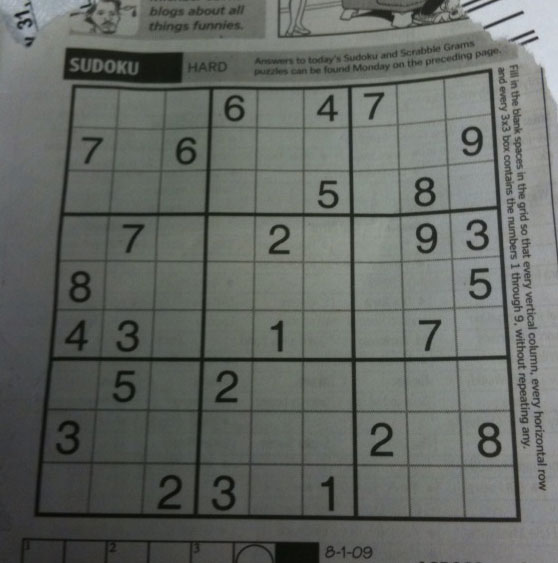
//> input picture mingw-build/opencv-samples/data/sudoku.png, 558 x 563 px
$ ./hough_transform   (built with g++ and OpenCV 4)
//> lines starting //> are read from the running program, lines starting //| are printed output that depends on the picture; after the words box and inside, x2 and y2 are one past the last pixel; in counts of white or black regions, pixels touching at a corner belong together
### algorithms/common/algo_utils.cpp
// algorithms/common/algo_utils.cpp
#include "algo_utils.hpp"
#include "nv21_io.hpp" // shares the logging style

#include <opencv2/highgui.hpp>
#include <opencv2/video.hpp>

#include <sys/stat.h>
#include <sys/types.h>

#ifdef _WIN32
#include <windows.h>
#else
#include <errno.h>
#include <dirent.h>
#endif

#include <algorithm>
#include <chrono>
#include <cstdlib>
#include <cmath>
#include <cstdio>
#include <cstring>
#include <functional>
#include <iostream>
#include <sstream>

namespace algo {

// =========================================================================
// ---- value range --------------------------------------------------------
// =========================================================================

// [407 lines left out: functions toFloat, to8U, normalizeTo01, mse, mae, psnr and 18 more, not called in this run]

// =========================================================================
// ---- visualization ------------------------------------------------------
// =========================================================================

static cv::Mat ensureBGR(const cv::Mat& m) {
    if (m.empty()) return cv::Mat();
    if (m.channels() == 1) {
        cv::Mat b; cv::cvtColor(m, b, cv::COLOR_GRAY2BGR); return b;
    }
    return m;
}

// [30 lines left out: function hstackWithLabels, not called in this run]

cv::Mat gridWithLabels(const std::vector<cv::Mat>& imgs,
                        const std::vector<std::string>& labels,
                        int cols, int labelHeight) {
    CV_Assert(imgs.size() == labels.size() && !imgs.empty());
    std::vector<cv::Mat> convs;
    for (auto& m : imgs) convs.push_back(ensureBGR(m));
    int N = (int)convs.size();
    cols = std::max(1, std::min(cols, N));
    int rows = (N + cols - 1) / cols;
    // unified width per column, unified height per row
    std::vector<int> colW(cols, 0), rowH(rows, 0);
    for (int i = 0; i < N; ++i) {
        int r = i / cols, c = i % cols;
        colW[c] = std::max(colW[c], convs[i].cols);
        rowH[r] = std::max(rowH[r], convs[i].rows);
    }
    int totalW = 0, totalH = 0;
    for (int c = 0; c < cols; ++c) totalW += colW[c];
    for (int r = 0; r < rows; ++r) totalH += (rowH[r] + labelHeight);
    cv::Mat canvas = cv::Mat::zeros(totalH, totalW, CV_8UC3);
    int y = 0;
    for (int r = 0; r < rows; ++r) {
        int x = 0;
        for (int c = 0; c < cols; ++c) {
            int idx = r * cols + c;
            if (idx >= N) break;
            cv::Rect header(x, y, colW[c], labelHeight);
            cv::rectangle(canvas, header, cv::Scalar(55, 55, 55), -1);
            cv::Scalar accent((idx * 97) % 200 + 30, (idx * 197) % 200 + 30, (idx * 311) % 200 + 30);
            cv::rectangle(canvas,
                          cv::Rect(x, y + labelHeight - 3, colW[c], 3), accent, -1);
            cv::putText(canvas, labels[idx],
                        cv::Point(x + 6, y + labelHeight - 8),
                        cv::FONT_HERSHEY_SIMPLEX, 0.5, cv::Scalar(255, 255, 255),
                        1, cv::LINE_AA);
            // place the image at the top-left of the tile (pad the rest with black)
            cv::Rect tile(x, y + labelHeight, convs[idx].cols, convs[idx].rows);
            convs[idx].copyTo(canvas(tile));
            x += colW[c];
        }
        y += (rowH[r] + labelHeight);
    }
    return canvas;
}

// [22 lines left out: function attachHeatmapBelow, not called in this run]

namespace {
// CI-friendly: set ALGO_HEADLESS=1 to skip all imshow/waitKey windows.
// [7 lines left out: function headlessEnabled, not called in this run]
} // namespace

// [177 lines left out: functions imshowFit, log, formatFRIQATable, formatNRIQATable, preprocessForECC, alignECC and 4 more, not called in this run]

static bool makeDirHelper(const std::string& dir) {
    if (dir.empty()) return false;
#ifdef _WIN32
    return CreateDirectoryA(dir.c_str(), nullptr) ||
           GetLastError() == ERROR_ALREADY_EXISTS;
#else
    return mkdir(dir.c_str(), 0755) == 0 || errno == EEXIST;
#endif
}

bool ensureDir(const std::string& dir) {
//> called with dir = "../out/algorithms"
    if (dir.empty()) return false;
    // create level by level recursively
    std::string p = dir;
    for (auto& c : p) if (c == '\\') c = '/';
    std::vector<std::string> parts;
    std::string cur;
    for (size_t i = 0; i < p.size(); ++i) {
        if (p[i] == '/') {
            if (!cur.empty()) parts.push_back(cur);
            cur.clear();
        } else cur.push_back(p[i]);
    }
    if (!cur.empty()) parts.push_back(cur);
    std::string build;
    // preserve Windows drive letter
    if (!parts.empty() && parts[0].size() == 2 && parts[0][1] == ':') {
        build = parts[0] + "/";
        for (size_t i = 1; i < parts.size(); ++i) {
            build += parts[i];
            if (!makeDirHelper(build)) return false;
            build += "/";
        }
        return true;
    }
    // Unix absolute paths and Windows UNC prefixes are both treated as starting with /
    bool isAbs = (p[0] == '/' || p[0] == '\\');
    if (isAbs) build = "/";
    for (size_t i = 0; i < parts.size(); ++i) {
        build += parts[i];
        if (!makeDirHelper(build)) return false;
        build += "/";
    }
    return true;
}

// [107 lines left out: functions listFiles, baseNameNoExt, processTiled, not called in this run]

} // namespace algo

### algorithms/hough_transform/hough_transform.cpp
// algorithms/hough_transform/main.cpp
// Hough transform: line (HoughLinesP) + circle (HoughCircles) detection.
//
// Lines:   probabilistic Hough line detection on Canny edges, draw segments on sudoku/building.
// Circles: HOUGH_GRADIENT/(ALT) detection on round images such as smarties/star trails.
// Notes:   prints detection counts + line angle/length and circle radius statistics.
// Output:  out/algorithms/hough_lines.png, hough_circles.png.
#include "../common/algo_utils.hpp"

#include <cstdio>
#include <iostream>
#include <vector>

using namespace algo;

static void drawLines(const cv::Mat& gray, const cv::Mat& rgbOut,
                      double canny1 = 50, double canny2 = 150, int minLen = 40) {
    cv::Mat edges;
    cv::Canny(gray, edges, canny1, canny2);
    std::vector<cv::Vec4i> lines;
    cv::HoughLinesP(edges, lines, 1, CV_PI / 180.0, 80, minLen, 20);
    int nBig = 0; double angSum = 0, lenSum = 0;
    for (auto& l : lines) {
        cv::line(rgbOut, cv::Point(l[0], l[1]), cv::Point(l[2], l[3]),
                 cv::Scalar(0, 0, 255), 2, cv::LINE_AA);
        double ang = std::atan2((double)l[3] - l[1], (double)l[2] - l[0]) * 180.0 / CV_PI;
        double len = std::hypot((double)l[3] - l[1], (double)l[2] - l[0]);
        if (len > 100) { nBig++; angSum += ang; lenSum += len; }
    }
    std::printf("lines total=%zu  long(>100px)=%d  meanAng=%.1f deg  meanLen=%.1f px\n",
                lines.size(), nBig, nBig ? angSum / nBig : 0, nBig ? lenSum / nBig : 0);
}

static void drawCircles(const cv::Mat& bgr, const cv::Mat& rgbOut,
                        double dp = 1.0, double minDist = 40,
                        double p1 = 100, double p2 = 30,
                        int minR = 20, int maxR = 200) {
    cv::Mat gray;
    cv::cvtColor(bgr, gray, cv::COLOR_BGR2GRAY);
    cv::Mat gb;
    cv::GaussianBlur(gray, gb, cv::Size(9, 9), 3.0, 3.0);
    std::vector<cv::Vec3f> circles;
    cv::HoughCircles(gb, circles, cv::HOUGH_GRADIENT, dp, minDist, p1, p2, minR, maxR);
    double rSum = 0, rMax = 0;
    for (auto& c : circles) {
        cv::circle(rgbOut, cv::Point(cvRound(c[0]), cvRound(c[1])),
                   cvRound(c[2]), cv::Scalar(0, 255, 0), 2, cv::LINE_AA);
        cv::circle(rgbOut, cv::Point(cvRound(c[0]), cvRound(c[1])),
                   2, cv::Scalar(0, 0, 255), 3, cv::LINE_AA);
        rSum += c[2]; rMax = std::max<double>(rMax, c[2]);
    }
    std::printf("circles=%zu  meanR=%.1f  maxR=%.1f\n",
                circles.size(), circles.empty() ? 0 : rSum / circles.size(), rMax);
}

int main(int argc, char** argv) {
    std::string lineImg = (argc > 1) ? argv[1] : "../../data/sudoku.png";
    std::string circleSrc = (argc > 2) ? argv[2] : "../../data/smarties.png";

    ensureDir("../out/algorithms");

    // ---- lines ----
    cv::Mat imgL = cv::imread(lineImg, cv::IMREAD_COLOR);
//> imgL is the input picture: 563 rows x 558 cols, CV_8UC3; mean B, G, R 99.5, 104.1, 100
    if (imgL.empty()) { imgL = cv::Mat(400, 600, CV_8UC3, cv::Scalar(255,255,255));
                        cv::line(imgL, cv::Point(30,40), cv::Point(560,300), cv::Scalar(0,0,0), 3);
                        cv::line(imgL, cv::Point(560,40), cv::Point(40,320), cv::Scalar(0,0,0), 3); }
    if (std::max(imgL.rows, imgL.cols) > 900) {
        double s = 900.0 / std::max(imgL.rows, imgL.cols);
        cv::resize(imgL, imgL, cv::Size(), s, s, cv::INTER_AREA);
    }
    cv::Mat grayL; cv::cvtColor(imgL, grayL, cv::COLOR_BGR2GRAY);
    cv::Mat edgesL; cv::Canny(grayL, edgesL, 50, 150);
//> after `cv::Canny(grayL, edgesL, 50, 150)`:
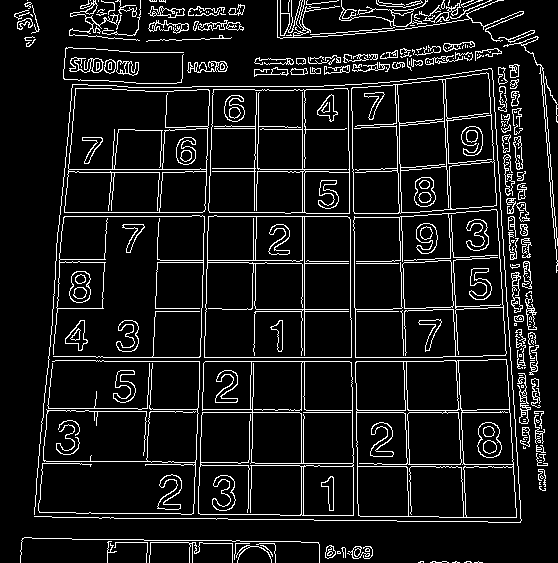
//> edgesL: 563 rows x 558 cols, CV_8UC1; 9.4% white in thin lines or dots
    cv::Mat linesOut; imgL.copyTo(linesOut);
    std::printf("[lines] %s\n", lineImg.c_str());
    drawLines(grayL, linesOut);
//> in drawLines, `cv::HoughLinesP(edges, lines, 1, CV_PI / 180.0, 80, minLen, 20);`: lines = 139 lines (x1, y1, x2, y2), first 8: [175, 412, 543, 412], [96, 361, 458, 361], [96, 357, 442, 357], [194, 518, 210, 62], [60, 212, 305, 212], [248, 519, 251, 362], [447, 194, 464, 521], [304, 418, 304, 0]
//> the loop in drawLines, `for (auto& l : lines)` made 139 passes
//> (l, ang, len, angSum, lenSum) on passes 1 to 12: ([175, 412, 543, 412], 0, 368, 0, 368), ([96, 361, 458, 361], 0, 362, 0, 730), ([96, 357, 442, 357], 0, 346, 0, 1076), ([194, 518, 210, 62], -87.99, 456.3, -87.99, 1532.3), ([60, 212, 305, 212], 0, 245, -87.99, 1777.3), ([248, 519, 251, 362], -88.91, 157, -176.9, 1934.3), ([447, 194, 464, 521], 87.02, 327.4, -89.87, 2261.8), ([304, 418, 304, 0], -90, 418, -179.9, 2679.8), ([198, 518, 214, 61], -87.99, 457.3, -267.9, 3137), ([399, 147, 412, 521], 88.01, 374.2, -179.9, 3511.3), ([351, 84, 357, 410], 88.95, 326.1, -90.91, 3837.3), ([59, 216, 354, 216], 0, 295, -90.91, 4132.3)
//> (ang, len, angSum, lenSum) on passes 62 to 67: (0, 214, 768.5, 15760.2), (-5.07, 214.8, 763.4, 15975.1), (88.13, 214.1, 851.5, 16189.2), (0, 118, 851.5, 16307.2), (-85.74, 161.4, 765.8, 16468.6), (86.03, 476.1, 851.8, 16944.8)
//> after the loop in drawLines, `for (auto& l : lines)`:
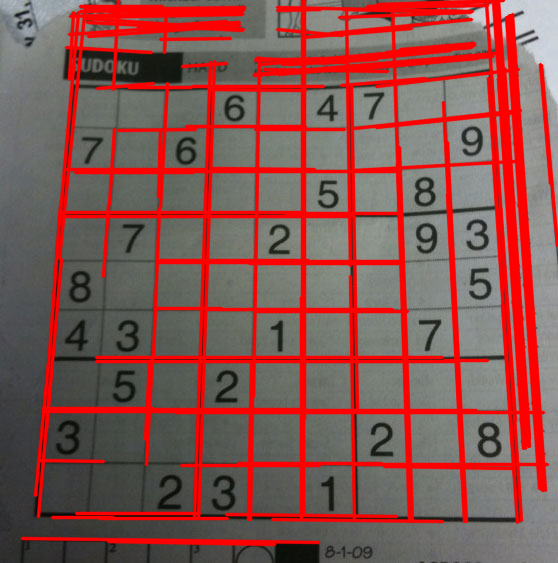
//> rgbOut: 563 rows x 558 cols, CV_8UC3; mean B, G, R 81.4, 85, 134.3
//> after the loop in drawLines, `for (auto& l : lines)`: nBig = 107; angSum = 689.3; lenSum = 23854.7
//| lines total=139  long(>100px)=107  meanAng=6.4 deg  meanLen=222.9 px
    std::vector<cv::Mat> panel1 = {imgL, edgesL, linesOut};
    std::vector<std::string> lab1 = {"input", "Canny", "HoughLinesP"};
    cv::Mat canvas1 = gridWithLabels(panel1, lab1, 3, 26);
//> the loop in gridWithLabels, `for (auto& m : imgs) convs.push_back(ensureBGR(m));` made 3 passes
//> in gridWithLabels, `int N = (int)convs.size();`: N = 3
//> in gridWithLabels, `int rows = (N + cols - 1) / cols;`: rows = 1
//> in gridWithLabels, `std::vector<int> colW(cols, 0), rowH(rows, 0);`: rowH = [0]
//> the loop in gridWithLabels, `for (int i = 0; i < N; ++i)` made 3 passes
//> the loop in gridWithLabels, `for (int c = 0; c < cols; ++c) totalW += colW[c];` made 3 passes
//> totalW on passes 1 to 3: 558, 1116, 1674
//> after the loop in gridWithLabels, `for (int c = 0; c < cols; ++c) totalW += colW[c];`: totalW = 1674
//> the loop in gridWithLabels, `for (int r = 0; r < rows; ++r) totalH += (rowH[r] + labelHeight);` made 1 pass
//> totalH on pass 1: 589
//> after the loop in gridWithLabels, `for (int r = 0; r < rows; ++r) totalH += (rowH[r] + labelHeight);`: totalH = 589
//> in gridWithLabels, `cv::Mat canvas = cv::Mat::zeros(totalH, totalW, CV_8UC3);`: canvas: 589 rows x 1674 cols, CV_8UC3; every value is 0
//> the loop in gridWithLabels, `for (int r = 0; r < rows; ++r)` made 1 pass
//> (x, y) on pass 1: (1674, 589)
//> after the loop in gridWithLabels, `for (int r = 0; r < rows; ++r)`:
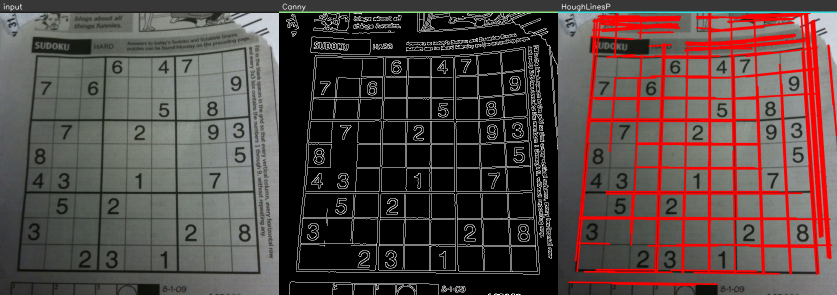
//> canvas: 589 rows x 1674 cols, CV_8UC3 (shown at 1/2 size); mean B, G, R 68.2, 70.9, 84.9
    cv::imwrite("../out/algorithms/hough_lines.png", canvas1);

    // ---- circles ----
    cv::Mat imgC = cv::imread(circleSrc, cv::IMREAD_COLOR);
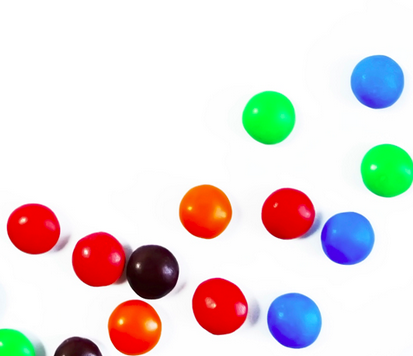
//> input picture mingw-build/opencv-samples/data/smarties.png, 413 x 356 px
//> imgC is the input picture: 356 rows x 413 cols, CV_8UC3; mean B, G, R 219.1, 220.4, 228.9
    if (imgC.empty()) { imgC = cv::Mat(360, 460, CV_8UC3, cv::Scalar(255,255,255));
                        for (int i=0;i<6;++i) cv::circle(imgC, cv::Point(60+i*74, 60+(i%2)*80),
                                                         cvRound(24+i*3), cv::Scalar(0,0,0), 2); }
    if (std::max(imgC.rows, imgC.cols) > 700) {
        double s = 700.0 / std::max(imgC.rows, imgC.cols);
        cv::resize(imgC, imgC, cv::Size(), s, s, cv::INTER_AREA);
    }
    cv::Mat circlesOut; imgC.copyTo(circlesOut);
    std::printf("[circles] %s\n", circleSrc.c_str());
    drawCircles(imgC, circlesOut);
//> in drawCircles, `cv::GaussianBlur(gray, gb, cv::Size(9, 9), 3.0, 3.0);`:
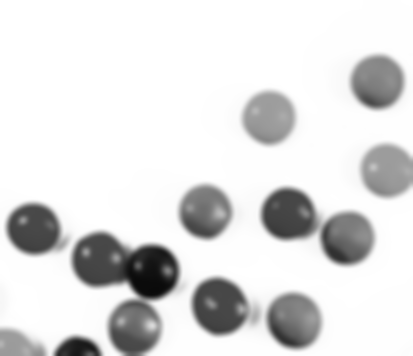
//> gb: 356 rows x 413 cols, CV_8UC1; min 10, max 255, mean 222.8
//> in drawCircles, `cv::HoughCircles(gb, circles, cv::HOUGH_GRADIENT, dp, minDist, p1, p2,..`: circles = 12 circles (x, y, radius): [269.5, 117.5, 26.6], [376.5, 81.5, 26.4], [33.5, 228.5, 25.2], [205.5, 211.5, 26], [99.5, 259.5, 27.1], [387.5, 170.5, 26.8], [152.5, 270.5, 27.3], [217.5, 306.5, 28.8], [288.5, 214.5, 26.3], [294.5, 318.5, 27.7], [138.5, 327.5, 30.8], [346.5, 239.5, 25.7]
//> the loop in drawCircles, `for (auto& c : circles)` made 12 passes
//> (c, rSum, rMax) on passes 1 to 12: ([269.5, 117.5, 26.6], 26.6, 26.6), ([376.5, 81.5, 26.4], 53, 26.6), ([33.5, 228.5, 25.2], 78.2, 26.6), ([205.5, 211.5, 26], 104.2, 26.6), ([99.5, 259.5, 27.1], 131.3, 27.1), ([387.5, 170.5, 26.8], 158.1, 27.1), ([152.5, 270.5, 27.3], 185.4, 27.3), ([217.5, 306.5, 28.8], 214.2, 28.8), ([288.5, 214.5, 26.3], 240.5, 28.8), ([294.5, 318.5, 27.7], 268.2, 28.8), ([138.5, 327.5, 30.8], 299, 30.8), ([346.5, 239.5, 25.7], 324.7, 30.8)
//> after the loop in drawCircles, `for (auto& c : circles)`:
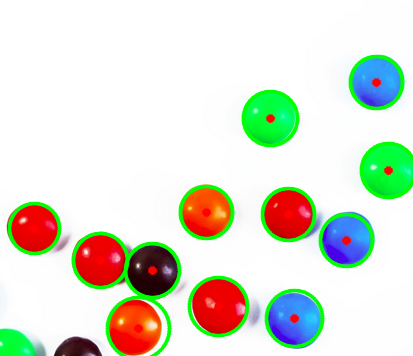
//> rgbOut: 356 rows x 413 cols, CV_8UC3; 7.67% of pixels changed, all inside (x1, y1, x2, y2) = (6, 54, 413, 356)
//> after the loop in drawCircles, `for (auto& c : circles)`: rSum = 324.7; rMax = 30.8
//| circles=12  meanR=27.1  maxR=30.8
    std::vector<cv::Mat> panel2 = {imgC, circlesOut};
    std::vector<std::string> lab2 = {"input", "HoughCircles"};
    cv::Mat canvas2 = gridWithLabels(panel2, lab2, 2, 26);
//> call 2 of gridWithLabels, with cols = 2, labelHeight = 26
//> the loop in gridWithLabels (call 2), `for (auto& m : imgs) convs.push_back(ensureBGR(m));` made 2 passes
//> in gridWithLabels (call 2), `int N = (int)convs.size();`: N = 2
//> the loop in gridWithLabels (call 2), `for (int i = 0; i < N; ++i)` made 2 passes
//> (r, c) on passes 1 to 2: (0, 0), (0, 1)
//> the loop in gridWithLabels (call 2), `for (int c = 0; c < cols; ++c) totalW += colW[c];` made 2 passes
//> totalW on passes 1 to 2: 413, 826
//> after the loop in gridWithLabels (call 2), `for (int c = 0; c < cols; ++c) totalW += colW[c];`: totalW = 826
//> the loop in gridWithLabels (call 2), `for (int r = 0; r < rows; ++r) totalH += (rowH[r] + labelHeight);` made 1 pass
//> totalH on pass 1: 382
//> after the loop in gridWithLabels (call 2), `for (int r = 0; r < rows; ++r) totalH += (rowH[r] + labelHeight);`: totalH = 382
//> in gridWithLabels (call 2), `cv::Mat canvas = cv::Mat::zeros(totalH, totalW, CV_8UC3);`: canvas: 382 rows x 826 cols, CV_8UC3; every value is 0
//> the loop in gridWithLabels (call 2), `for (int r = 0; r < rows; ++r)` made 1 pass
//> (x, y) on pass 1: (826, 382)
//> after the loop in gridWithLabels (call 2), `for (int r = 0; r < rows; ++r)`:
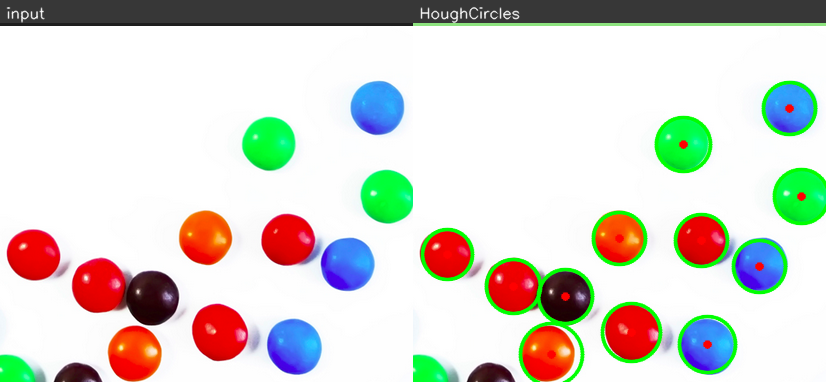
//> canvas: 382 rows x 826 cols, CV_8UC3; mean B, G, R 204.4, 212, 213.6
    cv::imwrite("../out/algorithms/hough_circles.png", canvas2);

    std::cout << "[hough_transform] wrote hough_lines.png + hough_circles.png\n";
    return 0;
}
